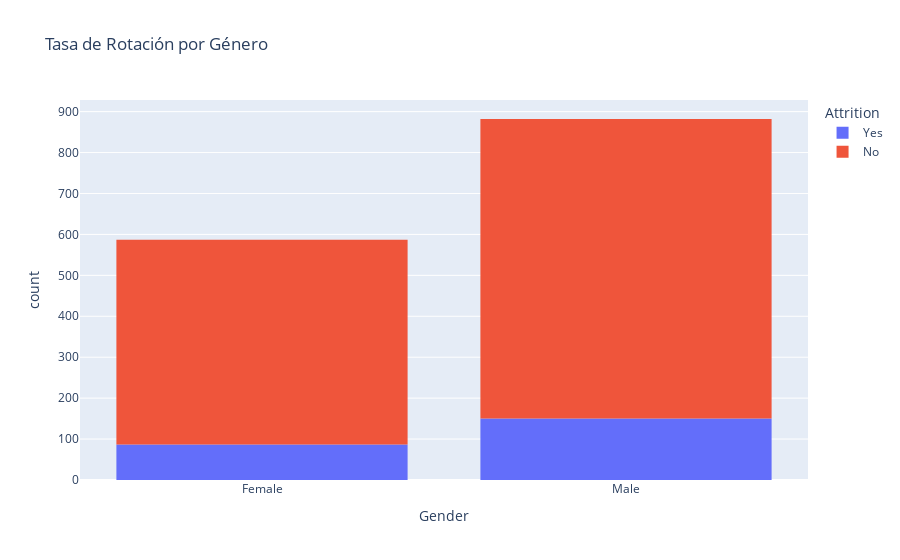

The cell this chart's notebook holds for it:
### Code cell
fig = px.histogram(data, x='Gender', color='Attrition',
title='Tasa de Rotación por Género')
fig.show()

### Figure 1 — Plotly figure (JSON) as saved in the notebook; plotly's stock layout.template omitted (floating-point values rounded to 4 significant figures; data arrays with more than 128 entries replaced by an {"elided": "..."} marker saying what was removed)
{"data": [{"alignmentgroup": "True", "bingroup": "x", "hovertemplate": "Attrition=Yes<br>Gender=%{x}<br>count=%{y}<extra></extra>", "legendgroup": "Yes", "marker": {"color": "#636efa", "pattern": {"shape": ""}}, "name": "Yes", "offsetgroup": "Yes", "orientation": "v", "showlegend": true, "type": "histogram", "x": {"elided": "237 str values"}, "xaxis": "x", "yaxis": "y"}, {"alignmentgroup": "True", "bingroup": "x", "hovertemplate": "Attrition=No<br>Gender=%{x}<br>count=%{y}<extra></extra>", "legendgroup": "No", "marker": {"color": "#EF553B", "pattern": {"shape": ""}}, "name": "No", "offsetgroup": "No", "orientation": "v", "showlegend": true, "type": "histogram", "x": {"elided": "1233 str values"}, "xaxis": "x", "yaxis": "y"}], "layout": {"barmode": "relative", "legend": {"title": {"text": "Attrition"}, "tracegroupgap": 0}, "title": {"text": "Tasa de Rotación por Género"}, "xaxis": {"anchor": "y", "domain": [0, 1], "title": {"text": "Gender"}}, "yaxis": {"anchor": "x", "domain": [0, 1], "title": {"text": "count"}}}}
